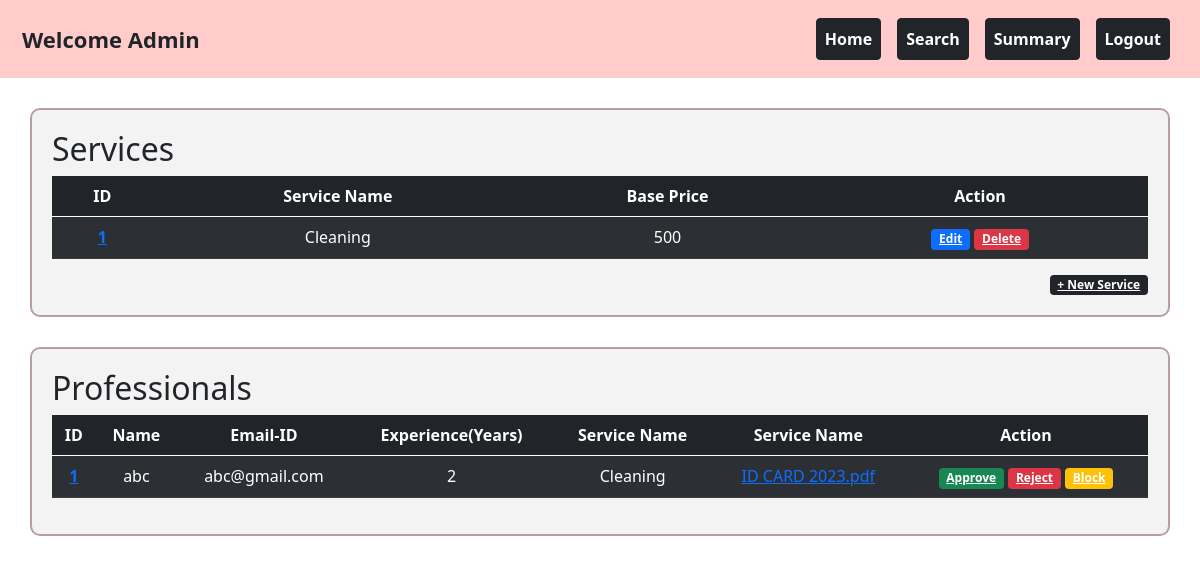
Before: /admin_dashboard with the older database file.
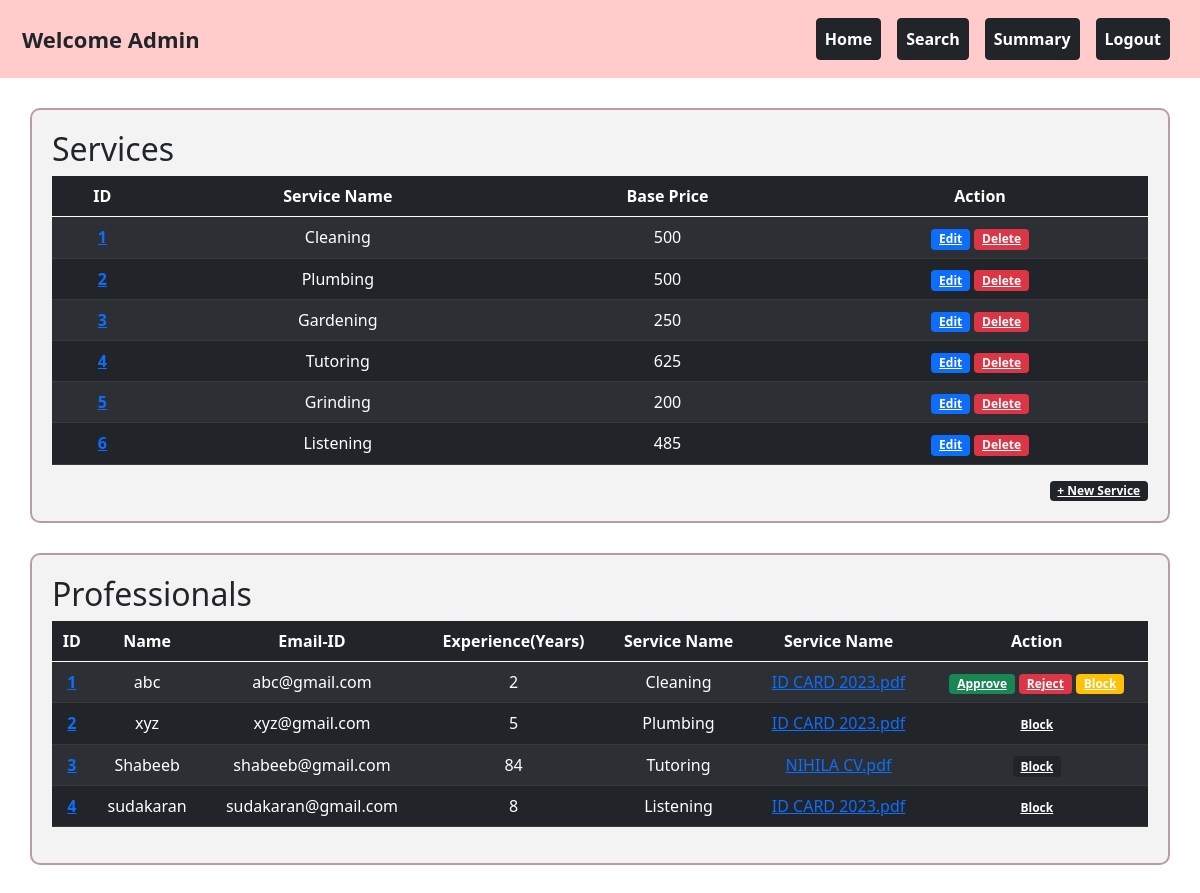
After: the same page with the newer database file.
### backend/models.py (models this page shows)
class Service(db.Model):
    __tablename__="service"
    id=db.Column(db.Integer,primary_key=True)
    name=db.Column(db.String,nullable=False)
    basic_price=db.Column(db.Integer,nullable=False)
    Description=db.Column(db.String,nullable=False)
    professionals=db.relationship("Professional_Info",cascade="all,delete",backref="service",lazy=True)
    service_requests=db.relationship("Service_Request",cascade="all,delete",backref="service",lazy=True)

class Professional_Info(db.Model):
    __tablename__="professional_info"
    id=db.Column(db.Integer,primary_key=True)
    email_id=db.Column(db.String,unique=True,nullable=False)
    password=db.Column(db.String,nullable=False)
    full_name=db.Column(db.String,nullable=False)
    experience=db.Column(db.Integer,nullable=False)
    proof_doc=db.Column(db.String,nullable=False)
    address=db.Column(db.String,nullable=False)
    pin_code=db.Column(db.Integer,nullable=False)
    service_id=db.Column(db.Integer,db.ForeignKey("service.id"))
    rating=db.Column(db.Integer,default=0)
    price=db.Column(db.Integer,nullable=True)
    profile_status=db.Column(db.Integer,default=0) #not accepted yet=0 ,accepted=1
    blocked_status=db.Column(db.Integer,default=0) #not blocked=0, 1-blocked
    service_requests=db.relationship("Service_Request",cascade="all,delete",backref="professional_info",lazy=True)

### backend/controller.py (the view)
@app.route("/admin_dashboard",methods=["GET","POST"])
def admin_dashboard():
    service_list=Service.query.all()
    prof_list=Professional_Info.query.all()
    service_dict={service.id:service for service in Service.query.all()}
    category=request.form.get('category')
    return render_template ("admin_dashboard.html",service_list=service_list,prof_list=prof_list,service_dict=service_dict)

### templates/admin_dashboard.html (shortened to what the changed rows need)
<!DOCTYPE html>
<html lang="en">
    <head>
        <link rel="stylesheet" href="static\styles\style.css">
        <link rel="stylesheet" href="static\styles\dropdown.css">
        <link href="https://cdn.jsdelivr.net/npm/bootstrap@5.0.2/dist/css/bootstrap.min.css" rel="stylesheet">
    </head>
    <body>
        <div id="home" class="content-section">
            <div class="container-box">
                <h2>Services</h2>
                <table class="table table-dark table-striped" style="text-align: center;">
                    <thead>
                        <tr>
                            <th scope="col">ID</th>
                            <th scope="col">Service Name</th>
                            <th scope="col">Base Price</th>
                            <th scope="col">Action</th>
                        </tr>
                    </thead>
                    <tbody>
                        {% for service in service_list %}
                        <tr>
                            <th scope="row"><a href="/service_request/{{service.id}}">{{service.id}}</a></th>
                            <td>{{service.name}}</td>
                            <td>{{service.basic_price}}</td>
                            <td>
                                <a href="/edit_service/{{service.id}}" type="button" class="badge bg-primary">Edit</a>
                                <a href="/delete_service/{{service.id}}" type="button" class="badge bg-danger">Delete</a>
                            </td>
                        </tr>
                        {% endfor %}
                    </tbody>
                </table>
            </div>
            {% if prof_list != [] %}
            <div class="container-box">
                <h2>Professionals</h2>
                <table class="table table-dark table-striped" style="text-align: center;">
                    <thead>
                        <tr>
                            <th scope="col">ID</th>
                            <th scope="col">Name</th>
                            <th scope="col">Email-ID</th>
                            <th scope="col">Experience(Years)</th>
                            <th scope="col">Service Name</th>
                            <th scope="col">Service Name</th>
                            <th scope="col" >Action</th>
                        </tr>
                    </thead>
                    <tbody>
                        {% for prof in prof_list %}
                            <tr>
                                <th scope="row"><a href="{{url_for('professional',prof_id=prof.id)}}">{{prof.id}} </a></th>
                                <td>{{prof.full_name}}</td>
                                <td>{{prof.email_id}}</td>
                                <td>{{prof.experience}}</td>
                                <td>{{service_dict[prof.service_id].name}}</td>
                                <td><a href="/display_file/{{prof.proof_doc}}">{{prof.proof_doc}}</a></td>
                                {% if prof.profile_status == 0 and prof.blocked_status == 0 %}
                                <td>
                                    <a type="button" href="{{ url_for('approve_prof',prof_id=prof.id) }}" class="badge bg-success">Approve</a>
                                    <a type="button" href="{{ url_for('reject_prof',prof_id=prof.id) }}" class="badge bg-danger">Reject</a>
                                    <a type="button" href="{{ url_for('block_prof',prof_id=prof.id) }}" class="badge bg-warning">Block</a>
                                </td>
                                {% elif prof.profile_status == 1 and prof.blocked_status == 0 %}
                                <td>
                                    <a type="button" href="{{ url_for('block_prof',prof_id=prof.id) }}" class="badge bg-dark">Block</a>
                                </td>
                                {% else %}
                                <td>
                                    <a type="button" href="{{ url_for('unblock_prof',prof_id=prof.id) }}" class="badge bg-light text-dark">Un Block</a>
                                </td>
                                {% endif %}
                            </tr>
                        {% endfor %}
                    </tbody>
                </table>
            </div>
            {% endif %}
        </div>
    </body>
</html>

Changed rows visible on the page:
added Service: id "2", name "Plumbing", basic_price "500"
added Service: id "3", name "Gardening", basic_price "250"
added Service: id "4", name "Tutoring", basic_price "625"
added Service: id "5", name "Grinding", basic_price "200"
added Service: id "6", name "Listening", basic_price "485"
added Professional_Info: id "2", full_name "xyz", email_id "xyz@gmail.com", experience "5", proof_doc "ID CARD 2023.pdf"
added Professional_Info: id "3", full_name "Shabeeb", email_id "shabeeb@gmail.com", experience "84", proof_doc "NIHILA CV.pdf"
added Professional_Info: id "4", full_name "sudakaran", email_id "sudakaran@gmail.com", experience "8", proof_doc "ID CARD 2023.pdf"
